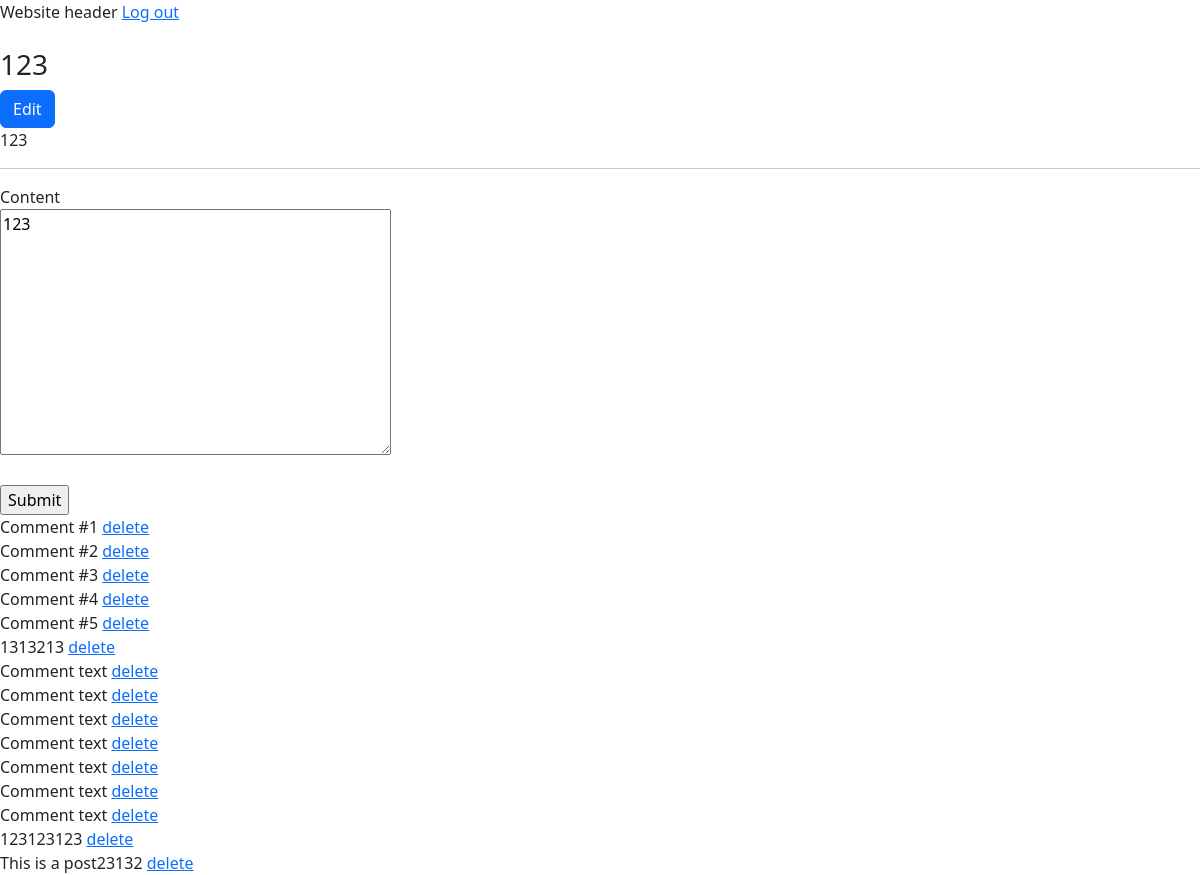
/post/1/ (signed in), run on an earlier commit of the app's database.
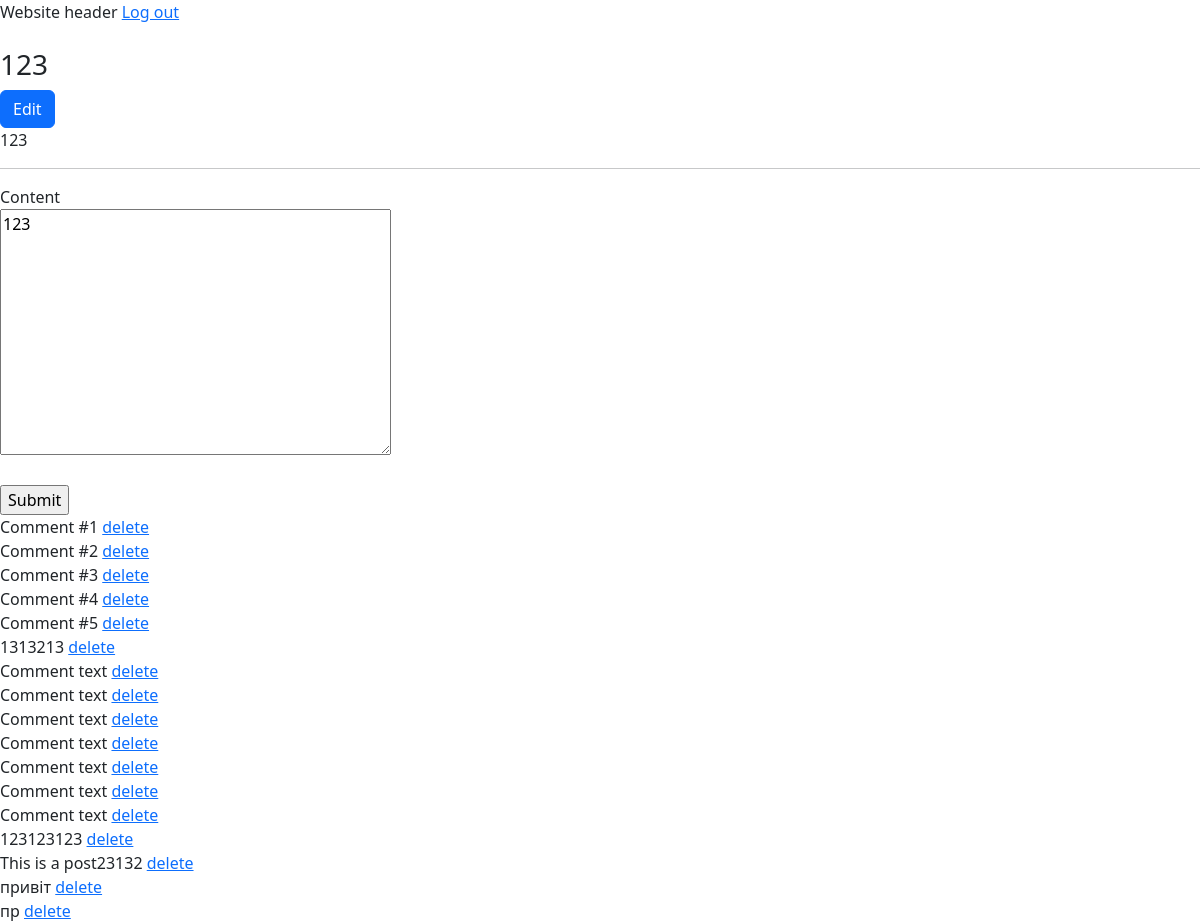
And on a later commit of the database.
### application/models/comment.py (models this page shows)
class Comment(TimeStampedModel):
    content = models.TextField()
    post = models.ForeignKey("application.Post", on_delete=models.CASCADE, related_name="comments")
    user = models.ForeignKey("application.User", on_delete=models.CASCADE, related_name="comments")

### application/views.py (the view)
# urls.py: path("post/<int:id>/", views.PostDetailView.as_view(), name="post_detail"),
class PostDetailView(LoginRequiredMixin, ModelFormMixin, DetailView):
    model = Post  # Модель, яка потрібна
    pk_url_kwarg = "id"  # Назва атрибуту в URL (по замовчюванню pk)
    template_name = "post_detail.html"  # HTML, який потрібен
    context_object_name = "post"  # Назва об'єкту, шо потрабить у контекст (у Jinja)
    form_class = CommentForm
    def get_form_kwargs(self):
        kwargs = super().get_form_kwargs()
        kwargs.update(
            {
                "user": self.request.user,
                "post": self.get_object()
            }
        )
        return kwargs
    def get_context_data(self, **kwargs):
        context = super().get_context_data(**kwargs)
        post = self.get_object()
        context["post_form"] = PostUpdateForm(initial={"title": post.title, "content": post.content})
        return context

### application/forms.py
class CommentForm(forms.ModelForm):
    class Meta:
        model = Comment
        fields = ["content"]
    def __init__(self, *args, **kwargs):
        user = kwargs.pop("user")
        post = kwargs.pop("post")
        super().__init__(*args, **kwargs)
        self.instance.user = user
        self.instance.post = post

class PostUpdateForm(PostAbstractForm):
    pass

### application/managers/post.py (called while the page is built)
    def get_queryset(self):  # Підвязуємо до менеджера PostQuerySet
        return PostQuerySet(self.model, using=self._db)

### application/managers/user.py (called while the page is built)
    def get_queryset(self):
        return UserQuerySet(self.model, using=self.db)

### application/templates/post_detail.html (shortened to what this page needs)
{% extends "base.html" %}
{% block content %}
  <h3>{{ post.title }}</h3>
  <button type="button" class="btn btn-primary" data-bs-toggle="modal" data-bs-target="#exampleModal">Edit</button>
  <p>{{ post.content }}</p>
  <hr>
  <form method="post" action="{% url 'create_comment' post.id %}">
    {{ form.content.label }} <br />
    {{ form.content }} <br /> <br />
    <input type="submit" value="Submit">
  </form>
  {% for comment in post.comments.all %}
    <span>{{ comment.content }}</span> <a href="{% url 'delete_comment' post.id comment.id %}">delete</a> <br />
  {% endfor %}
{% endblock %}

What changed in the data, as far as the page shows it:
added Comment: content "привіт"
added Comment: content "пр"
